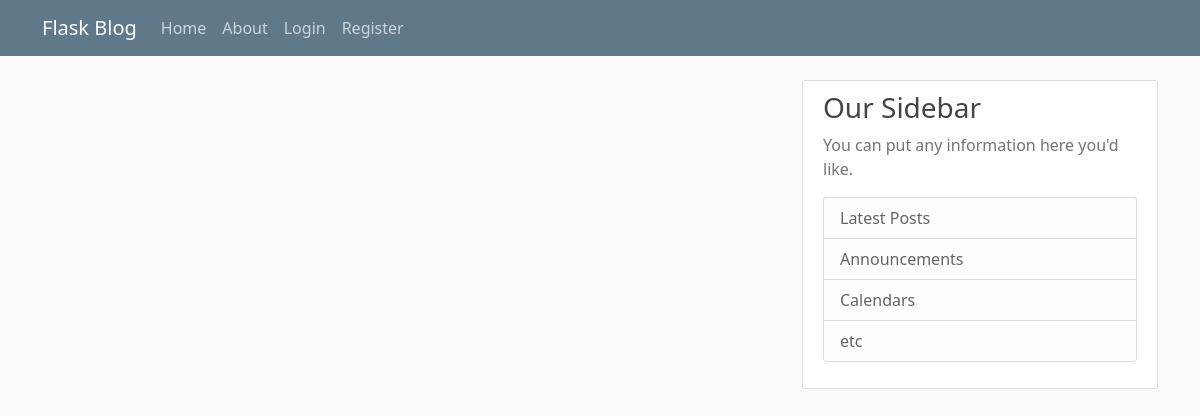
The app's page /home, older data.
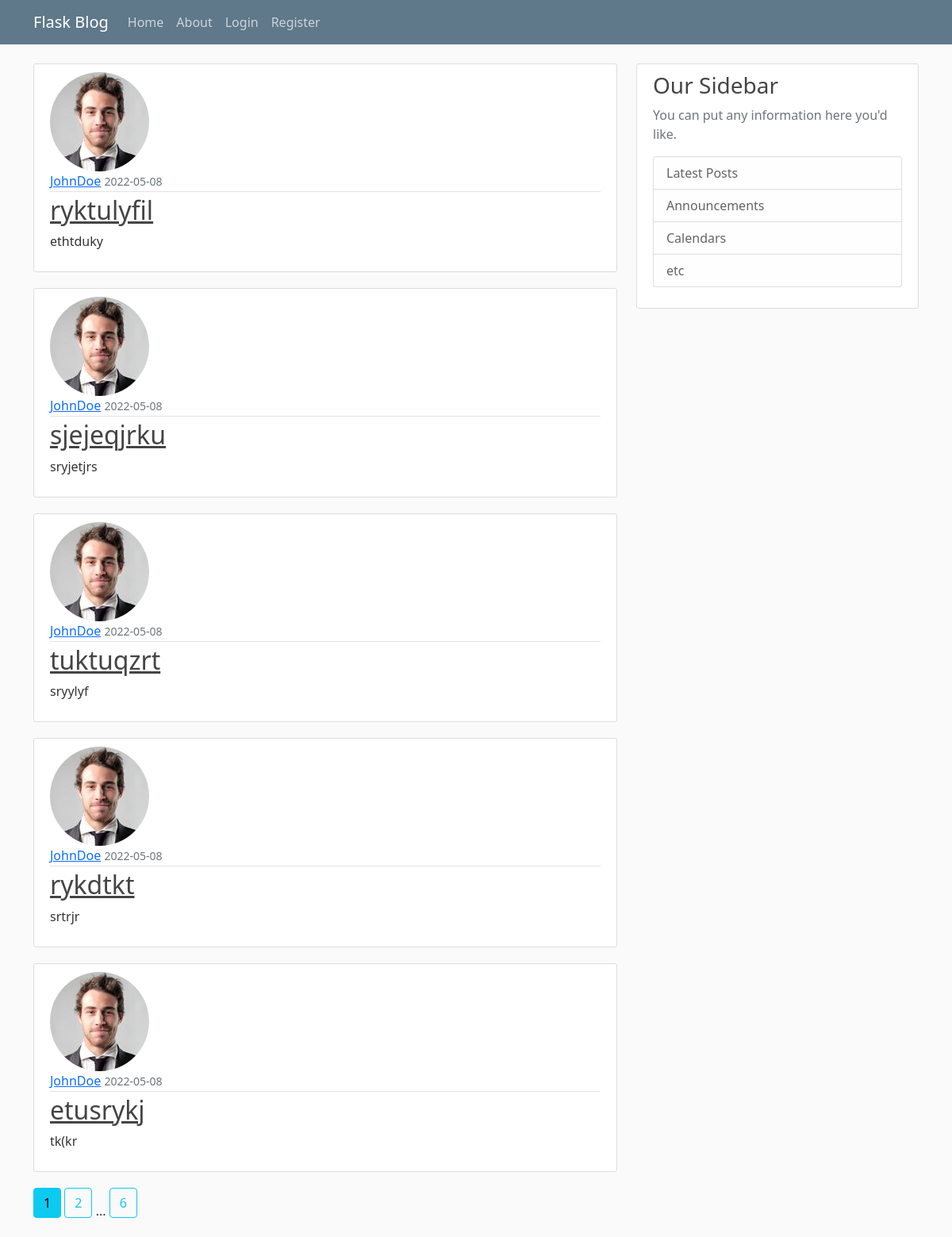
The same page, newer data.
### flaskBlog/models.py (models this page shows, shortened)
class Post(db.Model):
    id = db.Column(db.Integer, primary_key=True)
    title = db.Column(db.String(100), nullable=False)
    date_posted = db.Column(db.DateTime, nullable=False, default=datetime.utcnow)
    content = db.Column(db.Text, nullable=False, default='default.jpg')
    user_id = db.Column(db.Integer, db.ForeignKey('user.id'), nullable=False)

class User(db.Model, UserMixin):
    id = db.Column(db.Integer, primary_key=True)
    username = db.Column(db.String(20), unique=True, nullable=False)
    email = db.Column(db.String(120), unique=True, nullable=False)
    image_file = db.Column(db.String(20), nullable=False, default='default.jpg')
    password = db.Column(db.String(60), nullable=False)
    posts = db.relationship('Post', backref='author', lazy=True)

### flaskBlog/main/routes.py (the view)
@main.route("/")
@main.route("/home")
def home():
    page = request.args.get('page', 1, type=int)
    posts = Post.query.order_by(Post.date_posted.desc()).paginate(page=page, per_page=5)
    return render_template('home.html', posts=posts)

### flaskBlog/templates/home.html
{% extends "base.html" %}
    {% block content %}
        {% for post in posts.items %}
            <article class="media content-section">
                <img class="rounded-circle article-image" src="{{ url_for('static', filename='images/' + post.author.image_file) }}" alt="">
                <div class="media-body">
                    <div class="article-metadata">
                        <a class="mr-2" href="{{ url_for('users.user_posts', username=post.author.username ) }}">{{ post.author.username }}</a>
                        <small class="text-muted">{{ post.date_posted.strftime('%Y-%m-%d') }}</small>
                    </div>
                    <h2><a class="article-title" href="{{ url_for('posts.post', post_id=post.id) }}">{{ post.title }}</a></h2>
                    <p class="article-content">{{ post.content }}</p>
                </div>
            </article>
        {% endfor %}
        {% for page_num in posts.iter_pages(left_edge=1, right_edge=1, left_current=1, right_current=2) %}
            {% if page_num %}
                {% if posts.page == page_num %}
                    <a class="btn btn-info mb-4" href="{{ url_for('main.home', page=page_num) }}">{{ page_num }}</a>
                {% else %}
                    <a class="btn btn-outline-info mb-4" href="{{ url_for('main.home', page=page_num) }}">{{ page_num }}</a>
                {% endif %}
            {% else %}
                ...
            {% endif %}
        {% endfor %}
    {% endblock content %}

Row changes from the older to the newer data that the page shows:
added Post: image_file (picture), author.username "JohnDoe", date_posted "2022-05-08", title "ryktulyfil", content "ethtduky"
added Post: image_file (picture), author.username "JohnDoe", date_posted "2022-05-08", title "sjejeqjrku", content "sryjetjrs"
added Post: image_file (picture), author.username "JohnDoe", date_posted "2022-05-08", title "tuktuqzrt", content "sryylyf"
added Post: image_file (picture), author.username "JohnDoe", date_posted "2022-05-08", title "rykdtkt", content "srtrjr"
added Post: image_file (picture), author.username "JohnDoe", date_posted "2022-05-08", title "etusrykj", content "tk(kr"
Text that changed along with them:
new list line: "1"
new list line: "2"
new list line: "6"
